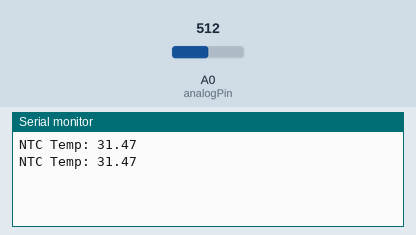
Simulated run of this sketch. Board: Arduino Uno, built with avr-gcc and run on an emulated ATmega328P. Parts: the last lines printed to the serial monitor. Inputs (shaded band) come from the test bench; at power-on: A0 (analogPin) = 512.

Above: at 1.8 s.
1.9 s: A0 (analogPin) set to 716
At 2.8 s:
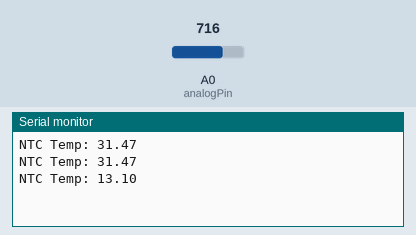
3.4 s: A0 (analogPin) set to 900
At 4.8 s:
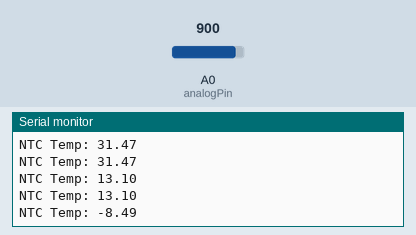
Timing chart, 0 to 6.4 s (numbered marks = the images above; inputs shaded):
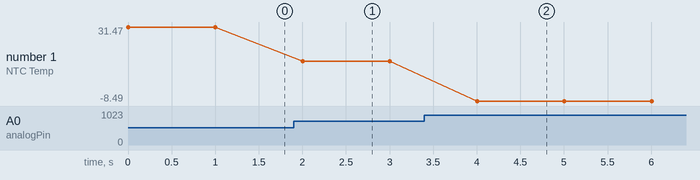

Measured:
- after the input at 1.9 s, the serial monitor: prints a new line after 0.10 s (image 1)
- after the input at 3.4 s, the serial monitor: prints a new line after 0.60 s (image 2)
- plotted number 1: 31.47 → 13.1 after the input at 1.9 s, 13.1 → -8.49 after the input at 3.4 s

The sketch:

NTCTemp_modfunc.ino
```cpp
#define THSourceVoltage 5.0
#define THRES       7500
#define RT0         10000  // 常溫 25度時的 NTC 電阻值
#define RT1         35563  // 0度時的 NTC 電阻值
#define RT2         596    // 105度時的 NTC 電阻值
#define T0          298.15 // 常溫 25度時的 Kelvin 值
#define T1          273.15 // 0度時的 Kelvin 值
#define T2          378.15 // 105度時的 Kelvin 值

const int analogPin = A0;
int value;
float VoltageOut;
float ROut;
float beta;
float Rx;
float KelvinValue;

void setup() {
  // put your setup code here, to run once:
  Serial.begin(9600);

  beta = (log(RT1/RT2))/((1/T1)-(1/T2));
  Rx = RT0 * exp(-beta/T0);
}

void loop() {
  // put your main code here, to run repeatedly:
  value = analogRead(analogPin);

  Serial.print("NTC Temp: ");

  VoltageOut = (THSourceVoltage * value)/1023;
  ROut = THRES * VoltageOut/ (THSourceVoltage - VoltageOut); //目前 NTC 電阻值
  KelvinValue=(beta/log(ROut/Rx));

  Serial.println(KelvinValue - 273.15); //Kelvin 轉 溫度C
  Serial.println("");
  delay(1000);
}
```
